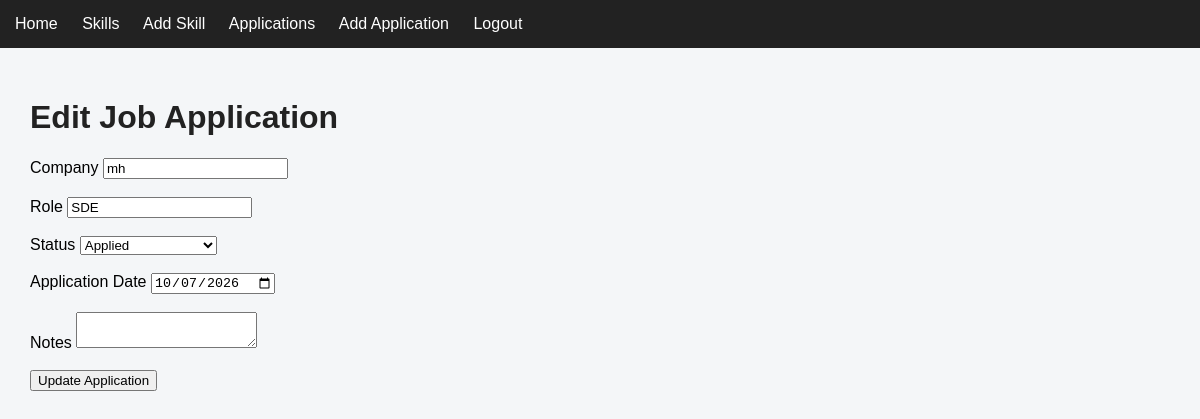
The app's page /applications/edit/2 (signed in) with its own data.
### app.py (models this page shows)
class Application(db.Model):
    id = db.Column(db.Integer, primary_key=True)
    company = db.Column(db.String(100), nullable=False)
    role = db.Column(db.String(100), nullable=False)
    status = db.Column(db.String(50), nullable=False)
    application_date = db.Column(db.Date, nullable=False)
    notes = db.Column(db.Text)
    user_id = db.Column(
        db.Integer,
        db.ForeignKey("user.id"),
        nullable=True
    )

### app.py (the view, shortened to what this page needs)
@app.route("/applications/edit/<int:application_id>", methods=["GET", "POST"])
def edit_application(application_id):
    if "user_id" not in session:
        return redirect(url_for("login"))
    application = Application.query.filter_by(id=application_id,user_id=session["user_id"]).first_or_404()
    if application is None:
        return "Application not found", 404
    return render_template(
        "edit_application.html",
        application=application
    )

### templates/edit_application.html (shortened to what this page needs)
{% extends "base.html" %}
{% block content %}
<h1>Edit Job Application</h1>
<form method="POST">
    <label>Company</label>
    <input
        type="text"
        name="company"
        value="{{ application.company }}"
    >
    <br><br>
    <label>Role</label>
    <input
        type="text"
        name="role"
        value="{{ application.role }}"
    >
    <br><br>
    <label>Status</label>
    <select name="status">
        <option value="Applied">Applied</option>
    </select>
    <br><br>
    <label>Application Date</label>
    <input
        type="date"
        name="application_date"
        value="{{ application.application_date }}"
    >
    <br><br>
    <label>Notes</label>
    <textarea name="notes">{{ application.notes }}</textarea>
    <br><br>
    <button type="submit">Update Application</button>
</form>
{% endblock %}

### static/css/style.css (style rules this page uses)
body { font-family: Arial, sans-serif; margin:0; background-color: #f4f6f8; }
h1 { color: #222; }

### records on screen
Application: company "mh", role "SDE", application_date "10/07/2026"
